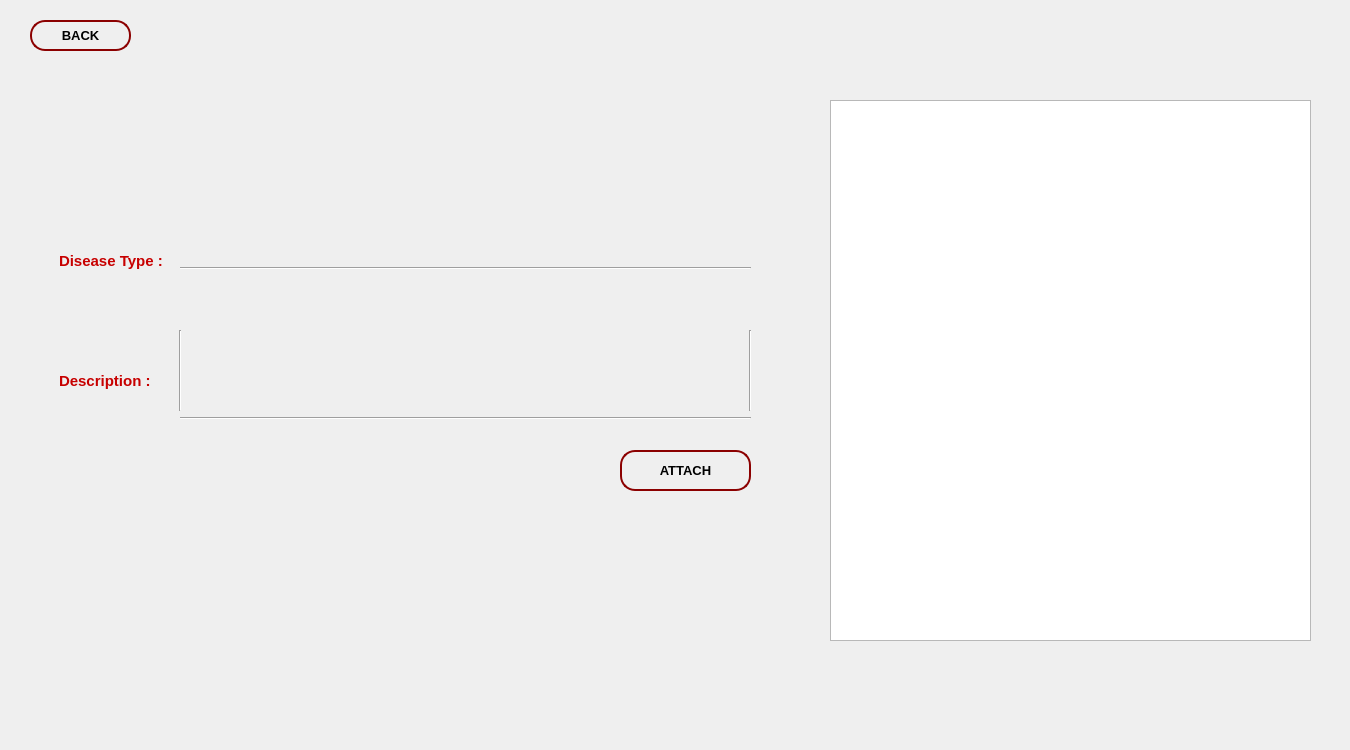
<?xml version="1.0" encoding="UTF-8"?>
<ui version="4.0">
 <class>consultation</class>
 <widget class="QDialog" name="consultation">
  <property name="geometry">
   <rect>
    <x>0</x>
    <y>0</y>
    <width>1350</width>
    <height>750</height>
   </rect>
  </property>
  <property name="windowTitle">
   <string>Dialog</string>
  </property>
  <property name="styleSheet">
   <string notr="true">
QDateEdit{

border:none;
border-radius:10px;
color:white;
background:#8b0000;
font-family: &quot;Roboto&quot;,sans-serif;

font-size:5px;
font-weight:lighter;



border-top-right-radius: 6px;
border-bottom-right-radius: 30px;



    font-size: 15px;

    text-align: center;

    margin: 5px;
  font-family: &quot;Roboto&quot;,sans-serif;

}

QGroupBox{
border:2px solid #8b0000;
border-radius:70px;


    font-size: 15px;
    color: white;
    text-align: center;
    font-weight: bold;
    margin: 5px;
  font-family: &quot;Roboto&quot;,sans-serif;



}

QLabel{
    font-size: 15px;
   color:#c70000;
    text-align: center;
    font-weight: 600;
    margin: 5px;
    
    font-family: &quot;Roboto&quot;,sans-serif;
}

QLineEdit{
outline: none;
   border:none;
font-family: &quot;Roboto&quot;,sans-serif;
color: #1a1a1a;
font-size:15px;
font-weight: 200;
font-weight:bold;
    padding:20px 10px;
    
    width: 20%;
    background: transparent;

}


QPushButton{
color:black;
font-weight:bold;
font-size:13px;
background-color:transparent;
border:2px solid #8b0000;
border-radius:15px;

}

QPushButton:hover{
color:white;
background:#8b0000;
border:2px solid white;
border-radius:15px;

}
</string>
  </property>
  <widget class="QPushButton" name="pushButton">
   <property name="geometry">
    <rect>
     <x>30</x>
     <y>20</y>
     <width>101</width>
     <height>31</height>
    </rect>
   </property>
   <property name="text">
    <string>BACK</string>
   </property>
  </widget>
  <widget class="QLineEdit" name="d1">
   <property name="geometry">
    <rect>
     <x>220</x>
     <y>220</y>
     <width>571</width>
     <height>71</height>
    </rect>
   </property>
  </widget>
  <widget class="QLabel" name="label">
   <property name="geometry">
    <rect>
     <x>50</x>
     <y>240</y>
     <width>121</width>
     <height>41</height>
    </rect>
   </property>
   <property name="text">
    <string>Disease Type :</string>
   </property>
  </widget>
  <widget class="Line" name="line">
   <property name="geometry">
    <rect>
     <x>180</x>
     <y>260</y>
     <width>571</width>
     <height>16</height>
    </rect>
   </property>
   <property name="orientation">
    <enum>Qt::Horizontal</enum>
   </property>
  </widget>
  <widget class="QLabel" name="label_2">
   <property name="geometry">
    <rect>
     <x>50</x>
     <y>360</y>
     <width>121</width>
     <height>41</height>
    </rect>
   </property>
   <property name="text">
    <string>Description :</string>
   </property>
  </widget>
  <widget class="QLineEdit" name="d2">
   <property name="geometry">
    <rect>
     <x>210</x>
     <y>360</y>
     <width>621</width>
     <height>61</height>
    </rect>
   </property>
  </widget>
  <widget class="Line" name="line_2">
   <property name="geometry">
    <rect>
     <x>180</x>
     <y>410</y>
     <width>571</width>
     <height>16</height>
    </rect>
   </property>
   <property name="orientation">
    <enum>Qt::Horizontal</enum>
   </property>
  </widget>
  <widget class="Line" name="line_3">
   <property name="geometry">
    <rect>
     <x>170</x>
     <y>330</y>
     <width>20</width>
     <height>81</height>
    </rect>
   </property>
   <property name="orientation">
    <enum>Qt::Vertical</enum>
   </property>
  </widget>
  <widget class="Line" name="line_4">
   <property name="geometry">
    <rect>
     <x>740</x>
     <y>330</y>
     <width>20</width>
     <height>81</height>
    </rect>
   </property>
   <property name="orientation">
    <enum>Qt::Vertical</enum>
   </property>
  </widget>
  <widget class="QPushButton" name="pushButton_2">
   <property name="geometry">
    <rect>
     <x>620</x>
     <y>450</y>
     <width>131</width>
     <height>41</height>
    </rect>
   </property>
   <property name="text">
    <string>ATTACH</string>
   </property>
  </widget>
  <widget class="QTableView" name="tableView">
   <property name="geometry">
    <rect>
     <x>830</x>
     <y>100</y>
     <width>481</width>
     <height>541</height>
    </rect>
   </property>
  </widget>
 </widget>
 <resources/>
 <connections/>
</ui>
